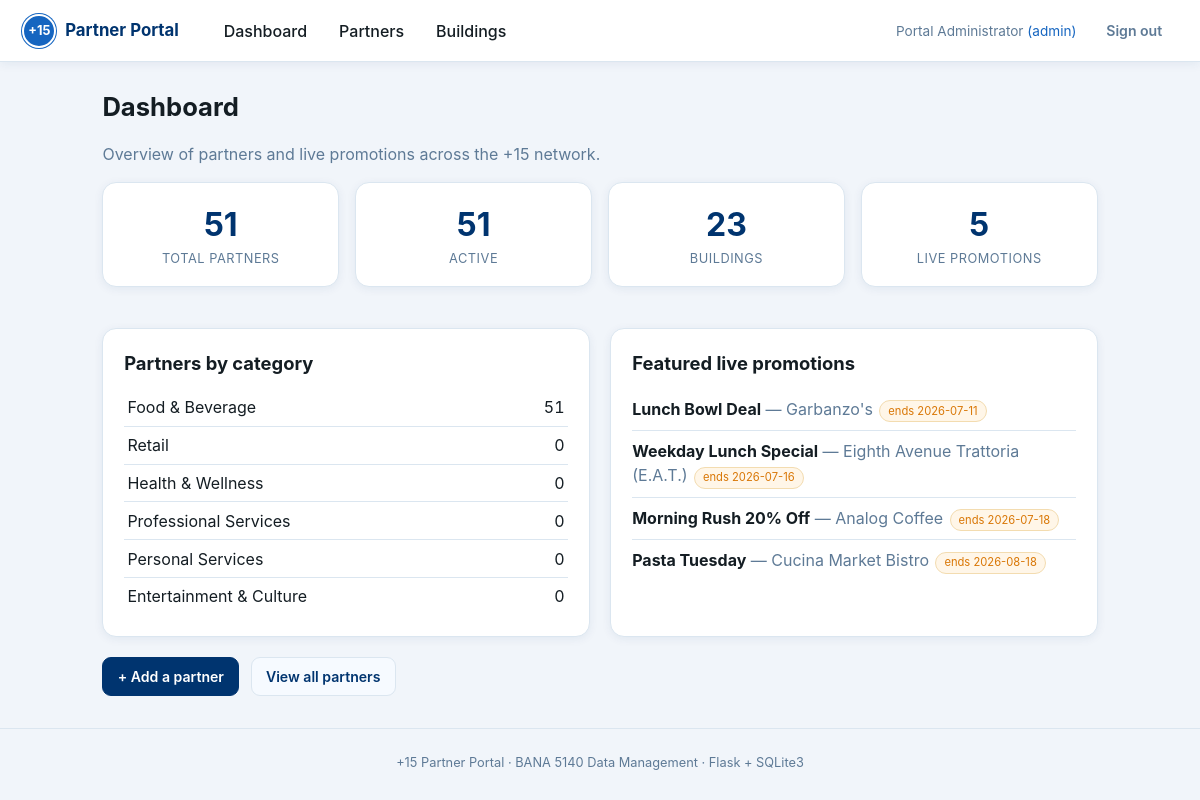
The page / (signed in) on the database its author committed.
### tables this page shows
CREATE TABLE category (
    category_id     INTEGER PRIMARY KEY AUTOINCREMENT,
    name            TEXT    NOT NULL UNIQUE,        -- e.g. "Food & Beverage"
    description     TEXT
);

CREATE TABLE promotion (
    promotion_id    INTEGER PRIMARY KEY AUTOINCREMENT,
    partner_id      INTEGER NOT NULL,
    title           TEXT    NOT NULL,
    details         TEXT,
    discount_pct    INTEGER CHECK (discount_pct BETWEEN 0 AND 100),
    start_date      TEXT    NOT NULL,               -- 'YYYY-MM-DD'
    end_date        TEXT    NOT NULL,
    is_featured     INTEGER NOT NULL DEFAULT 0 CHECK (is_featured IN (0,1)),
    CHECK (end_date >= start_date),                 -- no negative-length promos
    FOREIGN KEY (partner_id) REFERENCES partner (partner_id) ON DELETE CASCADE
);

CREATE TABLE partner (
    partner_id      INTEGER PRIMARY KEY AUTOINCREMENT,
    business_name   TEXT    NOT NULL,
    building_id     INTEGER NOT NULL,
    category_id     INTEGER NOT NULL,
    unit_number     TEXT,                           -- suite / unit within building
    contact_name    TEXT,
    contact_email   TEXT,
    contact_phone   TEXT,
    description     TEXT,                           -- short public blurb
    status          TEXT    NOT NULL DEFAULT 'active'
                    CHECK (status IN ('active','pending','suspended','closed')),
    created_at      TEXT    NOT NULL DEFAULT (datetime('now')),
    FOREIGN KEY (building_id) REFERENCES building (building_id),
    FOREIGN KEY (category_id) REFERENCES category (category_id)
);

### app.py (the view)
@app.route("/")
@login_required
def dashboard():
    db = get_db()
    stats = {
        "partners": db.execute("SELECT COUNT(*) c FROM partner").fetchone()["c"],
        "active": db.execute("SELECT COUNT(*) c FROM partner WHERE status='active'").fetchone()["c"],
        "buildings": db.execute("SELECT COUNT(*) c FROM building").fetchone()["c"],
        "promos": db.execute(
            "SELECT COUNT(*) c FROM promotion WHERE date('now') BETWEEN start_date AND end_date"
        ).fetchone()["c"],
    }
    by_category = db.execute(
        """SELECT c.name, COUNT(p.partner_id) AS n
           FROM category c LEFT JOIN partner p ON p.category_id = c.category_id
           GROUP BY c.category_id ORDER BY n DESC"""
    ).fetchall()
    featured = db.execute(
        """SELECT pr.title, pr.end_date, p.business_name
           FROM promotion pr JOIN partner p ON p.partner_id = pr.partner_id
           WHERE pr.is_featured = 1 AND date('now') BETWEEN pr.start_date AND pr.end_date
           ORDER BY pr.end_date LIMIT 6"""
    ).fetchall()
    return render_template("dashboard.html", stats=stats, by_category=by_category, featured=featured)

### app.py (called while the page is built)
def get_db():
    if "db" not in g:
        g.db = sqlite3.connect(DB_PATH)
        g.db.row_factory = sqlite3.Row            # rows behave like dicts
        g.db.execute("PRAGMA foreign_keys = ON;")  # enforce FK constraints
    return g.db

def login_required(f):
    @wraps(f)
    def wrapper(*args, **kwargs):
        if "user_id" not in session:
            flash("Please sign in to continue.", "warning")
            return redirect(url_for("login", next=request.path))
        return f(*args, **kwargs)
    return wrapper

@app.context_processor
def inject_user():
    return {"current_user": session.get("full_name"), "current_role": session.get("role")}

### templates/dashboard.html (shortened to what this page needs)
{% extends "base.html" %}
{% block content %}
<h1>Dashboard</h1>
<p class="muted">Overview of partners and live promotions across the +15 network.</p>
<div class="stat-grid">
  <div class="card stat"><div class="stat-v">{{ stats.partners }}</div><div class="stat-l">Total partners</div></div>
  <div class="card stat"><div class="stat-v">{{ stats.active }}</div><div class="stat-l">Active</div></div>
  <div class="card stat"><div class="stat-v">{{ stats.buildings }}</div><div class="stat-l">Buildings</div></div>
  <div class="card stat"><div class="stat-v">{{ stats.promos }}</div><div class="stat-l">Live promotions</div></div>
</div>
<div class="two-col">
  <div class="card">
    <h2>Partners by category</h2>
    <table class="mini">
      <tbody>
      {% for row in by_category %}
        <tr><td>{{ row.name }}</td><td class="num">{{ row.n }}</td></tr>
      {% endfor %}
      </tbody>
    </table>
  </div>
  <div class="card">
    <h2>Featured live promotions</h2>
    {% if featured %}
      <ul class="promo-list">
      {% for p in featured %}
        <li><strong>{{ p.title }}</strong><span class="muted"> — {{ p.business_name }}</span><span class="tag">ends {{ p.end_date }}</span></li>
      {% endfor %}
      </ul>
    {% else %}
      <p class="muted">No featured promotions running right now.</p>
    {% endif %}
  </div>
</div>
<div class="actions-row">
  <a class="btn btn-primary" href="{{ url_for('create_partner') }}">+ Add a partner</a>
  <a class="btn" href="{{ url_for('list_partners') }}">View all partners</a>
</div>
{% endblock %}

### templates/base.html (shortened to what this page needs)
<!DOCTYPE html>
<html lang="en">
<head>
  <link rel="stylesheet" href="{{ url_for('static', filename='style.css') }}">
</head>
<body>
  <header class="topbar">
    <div class="brand">
      <span class="logo">+15</span>
      <span>Partner Portal</span>
    </div>
    {% if current_user %}
    <nav class="mainnav">
      <a href="{{ url_for('dashboard') }}">Dashboard</a>
      <a href="{{ url_for('list_partners') }}">Partners</a>
      <a href="{{ url_for('list_buildings') }}">Buildings</a>
    </nav>
    <div class="userbox">
      <span class="who">{{ current_user }} <em>({{ current_role }})</em></span>
      <a class="btn btn-ghost" href="{{ url_for('logout') }}">Sign out</a>
    </div>
    {% endif %}
  </header>
  <main class="container">
    {% block content %}{% endblock %}
  </main>
  <footer class="foot">
    <span>+15 Partner Portal &middot; BANA 5140 Data Management &middot; Flask + SQLite3</span>
  </footer>
</body>
</html>

### static/style.css (style rules this page uses)
:root { --navy:#00346f; --navy-d:#001b3f; --blue:#1565c0; --blue-l:#e8f1fa; --amber:#d97706; --green:#1f9d55; --red:#c2334d; --ink:#141d23; --mute:#5e7a96; --line:#dbe6f0; --surface:#ffffff; --bg:#f1f5fa; --surface-2:#f6faff; --radius:14px; --shadow:0 2px 10px rgba(0,52,111,.07); --sans:'Inter',-apple-system,'Segoe UI',Roboto,Arial,sans-serif; }
* { box-sizing:border-box }
body { margin:0;font-family:var(--sans);background:var(--bg);color:var(--ink);line-height:1.5 }
a { color:var(--blue);text-decoration:none }
h1 { font-size:1.6rem;margin:0 0 .2rem }
h2 { font-size:1.15rem;margin:0 0 .7rem }
.topbar { display:flex;align-items:center;gap:1.5rem;background:var(--surface); border-bottom:1px solid var(--line);padding:.7rem 1.4rem;box-shadow:var(--shadow);position:sticky;top:0;z-index:50 }
.brand { display:flex;align-items:center;gap:.55rem;font-weight:700;color:var(--navy);font-size:1.05rem }
.brand .logo { background:var(--blue);color:#fff;border:2px solid #fff;border-radius:50%; width:34px;height:34px;display:flex;align-items:center;justify-content:center;font-size:.8rem; box-shadow:0 0 0 1px var(--blue) }
.mainnav { display:flex;gap:.4rem;margin-left:.5rem }
.mainnav a { color:var(--ink);padding:.45rem .8rem;border-radius:9px;font-weight:500 }
.userbox { margin-left:auto;display:flex;align-items:center;gap:.9rem }
.who { font-size:.85rem;color:var(--mute) }
.who em { font-style:normal;color:var(--blue) }
.container { max-width:1040px;margin:1.6rem auto;padding:0 1.4rem }
.foot { text-align:center;color:var(--mute);font-size:.8rem;padding:1.5rem;border-top:1px solid var(--line);margin-top:2rem }
.card { background:var(--surface);border:1px solid var(--line);border-radius:var(--radius); padding:1.3rem;box-shadow:var(--shadow);margin-bottom:1.3rem }
.muted { color:var(--mute) }
.num { text-align:right;font-variant-numeric:tabular-nums }
.btn { display:inline-block;background:var(--surface-2);color:var(--navy);border:1px solid var(--line); border-radius:9px;padding:.5rem .9rem;font-size:.88rem;font-weight:600;cursor:pointer;font-family:inherit }
.btn-primary { background:var(--navy);color:#fff;border-color:var(--navy) }
.btn-ghost { background:transparent;border-color:transparent;color:var(--mute) }
.actions-row { display:flex;gap:.7rem;margin-top:.3rem }
.stat-grid { display:grid;grid-template-columns:repeat(4,1fr);gap:1rem;margin-bottom:1.3rem }
.stat { text-align:center;padding:1.1rem }
.stat-v { font-size:2rem;font-weight:700;color:var(--navy) }
.stat-l { font-size:.8rem;color:var(--mute);text-transform:uppercase;letter-spacing:.04em }
.two-col { display:grid;grid-template-columns:1fr 1fr;gap:1.3rem }
.two-col .card { margin-bottom:0 }
.two-col + .card,.two-col + .actions-row { margin-top:1.3rem }
table.mini { width:100%;border-collapse:collapse }
table.mini td { padding:.4rem .2rem;border-bottom:1px solid var(--line) }
table.mini tr:last-child td { border-bottom:none }
.tag { display:inline-block;font-size:.7rem;color:var(--amber);background:#fff6e8;border:1px solid #f3dcb0; border-radius:99px;padding:.1rem .5rem;margin-left:.4rem }
.promo-list { list-style:none;margin:0;padding:0 }
.promo-list li { padding:.5rem 0;border-bottom:1px solid var(--line) }
.promo-list li:last-child { border-bottom:none }

### rows shown on the page
category: name "Food & Beverage", n "51"
category: name "Retail", n "0"
category: name "Health & Wellness", n "0"
category: name "Professional Services", n "0"
category: name "Personal Services", n "0"
category: name "Entertainment & Culture", n "0"
promotion: title "Lunch Bowl Deal", business_name "Garbanzo's", end_date "2026-07-11"
promotion: title "Weekday Lunch Special", business_name "Eighth Avenue Trattoria (E.A.T.)", end_date "2026-07-16"
promotion: title "Morning Rush 20% Off", business_name "Analog Coffee", end_date "2026-07-18"
promotion: title "Pasta Tuesday", business_name "Cucina Market Bistro", end_date "2026-08-18"

### other values the page prints
{{ current_user }} "Portal Administrator"
{{ current_role }} "admin"
{{ stats.partners }} "51"
{{ stats.active }} "51"
{{ stats.buildings }} "23"
{{ stats.promos }} "5"
